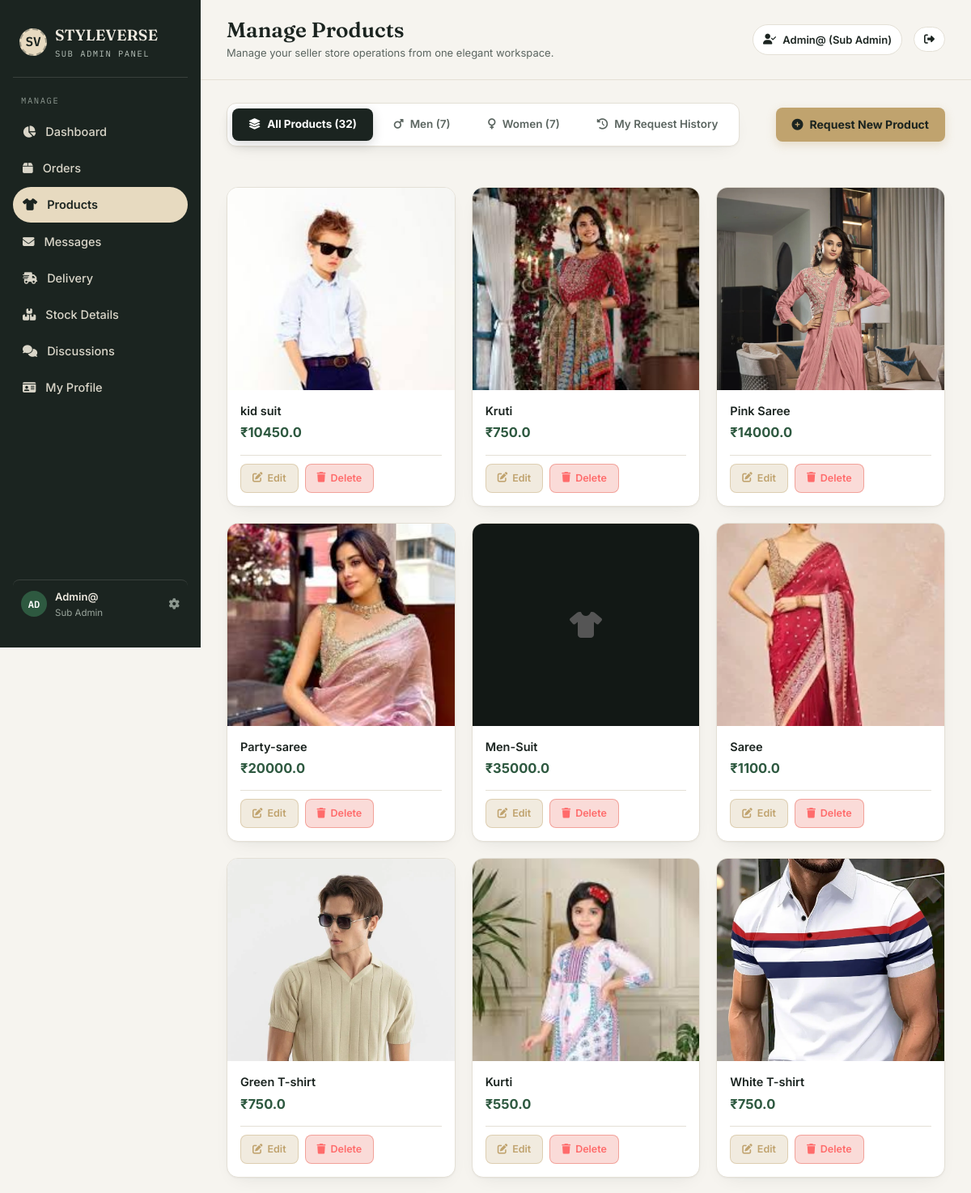
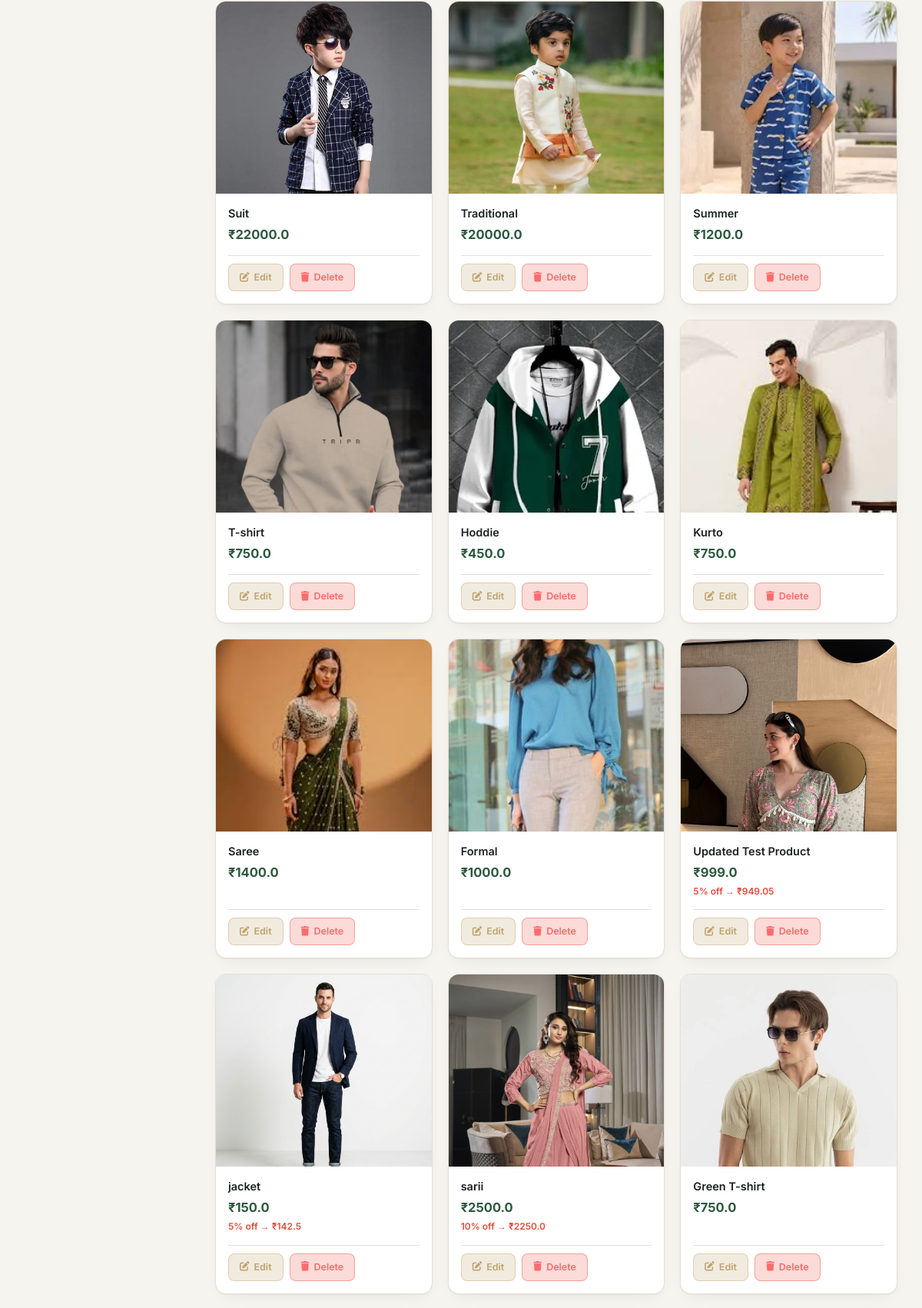
The page /admin-panel/products/ (signed in, upper part) on the database its author committed (2 pictures, top to bottom).
### shopapp/models.py (models this page shows, shortened)
class Product(models.Model):
    name = models.CharField(max_length=50)
    price = models.FloatField()
    discount = models.FloatField(default=0, help_text='Discount percentage (0-100)')
    stock = models.IntegerField(default=25, help_text='Stock quantity available')
    image = models.ImageField(upload_to='Product')
    created_by = models.ForeignKey(User, on_delete=models.SET_NULL, null=True, blank=True, related_name='added_general_products', help_text='Sub-Admin who added this product')
    def get_discounted_price(self):
        if self.discount > 0:
            return round(self.price * (1 - self.discount / 100), 2)
        return self.price
    @property
    def image_url(self):
        try:
            if not self.image:
                return ''
            full_path = os.path.join(settings.MEDIA_ROOT, str(self.image))
            if not os.path.exists(full_path):
                return ''
            return self.image.url
        except (ValueError, AttributeError):
            return ''
    @property
    def model_name(self):
        return 'product'

class Men(models.Model):
    name = models.CharField(max_length=50)
    price = models.FloatField()
    discount = models.FloatField(default=0, help_text='Discount percentage (0-100)')
    stock = models.IntegerField(default=25, help_text='Stock quantity available')
    image = models.ImageField(upload_to='Product')
    created_by = models.ForeignKey(User, on_delete=models.SET_NULL, null=True, blank=True, related_name='added_men_products', help_text='Sub-Admin who added this product')
    def get_discounted_price(self):
        if self.discount > 0:
            return round(self.price * (1 - self.discount / 100), 2)
        return self.price
    @property
    def image_url(self):
        try:
            if not self.image:
                return ''
            full_path = os.path.join(settings.MEDIA_ROOT, str(self.image))
            if not os.path.exists(full_path):
                return ''
            return self.image.url
        except (ValueError, AttributeError):
            return ''
    @property
    def model_name(self):
        return 'men'

class Women(models.Model):
    name = models.CharField(max_length=50)
    price = models.FloatField()
    discount = models.FloatField(default=0, help_text='Discount percentage (0-100)')
    stock = models.IntegerField(default=25, help_text='Stock quantity available')
    image = models.ImageField(upload_to='Product')
    created_by = models.ForeignKey(User, on_delete=models.SET_NULL, null=True, blank=True, related_name='added_women_products', help_text='Sub-Admin who added this product')
    def get_discounted_price(self):
        if self.discount > 0:
            return round(self.price * (1 - self.discount / 100), 2)
        return self.price
    @property
    def image_url(self):
        try:
            if not self.image:
                return ''
            full_path = os.path.join(settings.MEDIA_ROOT, str(self.image))
            if not os.path.exists(full_path):
                return ''
            return self.image.url
        except (ValueError, AttributeError):
            return ''
    @property
    def model_name(self):
        return 'women'

### subadmin/views.py (the view, shortened to what this page needs)
# urls.py: path('products/', views.admin_products, name='admin_products'),
@admin_required
def admin_products(request):
    model_map = {'product': Product, 'men': Men, 'women': Women}
    all_products = get_all_combined_products('-pk')
    men_products = Men.objects.all().order_by('-pk')
    women_products = Women.objects.all().order_by('-pk')
    if request.user.is_superuser:
        pending_requests = ProductRequest.objects.filter(status='pending').order_by('-created_at')
        my_requests = ProductRequest.objects.all().order_by('-created_at')[:15]
    else:
        pending_requests = ProductRequest.objects.filter(user=request.user, status='pending').order_by('-created_at')
        my_requests = ProductRequest.objects.filter(user=request.user).order_by('-created_at')[:15]
    return render(request, 'sub-admin/products.html', {
        'all_products':     all_products,
        'men_products':     men_products,
        'women_products':   women_products,
        'pending_requests': pending_requests,
        'my_requests':      my_requests,
    })

### shopapp/context_processors.py (called while the page is built)
def cart_context(request):
    cart = request.session.get('cart', {})
    cart_count = sum(item.get('quantity', 0) for item in cart.values())
    return {'cart_count': cart_count}

def wishlist_context(request):
    wishlist_count = 0
    if request.user.is_authenticated:
        wishlist_count = Wishlist.objects.filter(user=request.user).count()
    return {'wishlist_count': wishlist_count}

def admin_approval_context(request):
    pending_approval_count = 0
    if request.user.is_authenticated and (request.user.is_staff or request.user.is_superuser):
        if request.user.is_superuser:
            pending_approval_count = ProductRequest.objects.filter(status='pending').count()
        else:
            pending_approval_count = ProductRequest.objects.filter(user=request.user, status='pending').count()
    return {'pending_approval_count': pending_approval_count}

### subadmin/views.py (called while the page is built)
def get_all_combined_products(sort_by='-pk'):
    p1 = list(Product.objects.all())
    p2 = list(Men.objects.all())
    p3 = list(Women.objects.all())
    all_prods = p1 + p2 + p3
    reverse = sort_by.startswith('-')
    all_prods.sort(key=lambda x: x.pk, reverse=reverse)
    return all_prods

### templates/sub-admin/products.html (shortened to what this page needs)
{% extends 'sub-admin/sub_base.html' %}
{% block page_title %}Manage Products{% endblock %}
{% block content %}
<div class="adm-header-flex">
  <div class="adm-tabs">
    <button class="adm-tab active" onclick="switchTab('all')"><i class="fa fa-layer-group"></i> All Products ({{ all_products|length }})</button>
    <button class="adm-tab" onclick="switchTab('men')"><i class="fa fa-mars"></i> Men ({{ men_products|length }})</button>
    <button class="adm-tab" onclick="switchTab('women')"><i class="fa fa-venus"></i> Women ({{ women_products|length }})</button>
    <button class="adm-tab" onclick="switchTab('requests')"><i class="fa fa-history"></i> My Request History</button>
  </div>
  <button onclick="openAddModal()" class="btn-primary-custom">
    <i class="fa fa-plus-circle"></i> Request New Product
  </button>
</div>
<div id="tab-all" class="adm-tab-panel active">
  <div class="adm-prod-grid">
    {% for p in all_products %}
    <div class="adm-prod-card">
      <div class="adm-prod-card__img-box">
        {% if p.image_url %}
        <img src="{{ p.image_url }}" alt="{{ p.name }}" onerror="this.outerHTML='<div style=\'height:100%;width:100%;background:#121815;display:flex;align-items:center;justify-content:center;color:#555;\'><i class=\'fa fa-shirt fa-2x\'></i></div>'">
        {% else %}
        <div style="height:100%;width:100%;background:#121815;display:flex;align-items:center;justify-content:center;color:#555;"><i class="fa fa-shirt fa-2x"></i></div>
        {% endif %}
      </div>
      <div class="adm-prod-card__info">
        <div>
          <div class="adm-prod-card__name">{{ p.name }}</div>
          <div class="adm-prod-card__price">₹{{ p.price }}</div>
          {% if p.discount > 0 %}
          <div class="adm-prod-card__discount">{{ p.discount|floatformat:0 }}% off → ₹{{ p.get_discounted_price }}</div>
          {% endif %}
        </div>
        <div class="adm-prod-card__actions">
          <button
            onclick="openEditModal('{{ p.model_name }}', '{{ p.pk }}', '{{ p.name|escapejs }}', '{{ p.price }}', '{{ p.discount }}')"
            class="btn-action btn-edit">
            <i class="fa fa-edit"></i> Edit
          </button>
          <a href="{% url 'admin_products' %}?delete_product={{ p.pk }}&model={{ p.model_name }}"
            onclick="return confirm('Delete {{ p.name }}?');" class="btn-action btn-del">
            <i class="fa fa-trash"></i> Delete
          </a>
        </div>
      </div>
    </div>
    {% empty %}
    <p style="color:var(--adm-muted);">No products found.</p>
    {% endfor %}
  </div>
</div>
{% endblock %}

### templates/sub-admin/sub_base.html (shortened to what this page needs)
{% load static %}
<!DOCTYPE html>
<html lang="en">
<head>
  <link rel="stylesheet" href="https://cdnjs.cloudflare.com/ajax/libs/font-awesome/6.5.0/css/all.min.css">
  <link href="https://cdn.jsdelivr.net/npm/bootstrap@5.3.0/dist/css/bootstrap.min.css" rel="stylesheet">
  <link rel="stylesheet" href="{% static 'css/styleverse.css' %}">
</head>
<body>
  <div class="app">
    <aside class="sidebar">
      <a href="{% url 'admin_index' %}" class="brand" title="Sub-Admin Dashboard">
        <div class="brand-mark">SV</div>
        <div class="brand-text">
          <div class="name">STYLEVERSE</div>
          <div class="tag">Sub Admin Panel</div>
        </div>
      </a>
      <div class="nav-label">Manage</div>
      <nav class="nav">
        <a href="{% url 'admin_index' %}" class="{% if request.resolver_match.url_name == 'admin_index' %}active{% endif %}">
          <span class="icon"><i class="fa fa-chart-pie"></i></span>Dashboard
        </a>
        <a href="{% url 'admin_orders' %}" class="{% if request.resolver_match.url_name == 'admin_orders' %}active{% endif %}">
          <span class="icon"><i class="fa fa-box"></i></span>Orders
        </a>
        <a href="{% url 'admin_products' %}" class="{% if request.resolver_match.url_name == 'admin_products' %}active{% endif %}">
          <span class="icon"><i class="fa fa-tshirt"></i></span>Products
        </a>
        <a href="{% url 'admin_messages' %}" class="{% if request.resolver_match.url_name == 'admin_messages' %}active{% endif %}">
          <span class="icon"><i class="fa fa-envelope"></i></span>Messages
        </a>
        <a href="{% url 'admin_delivery' %}" class="{% if request.resolver_match.url_name == 'admin_delivery' %}active{% endif %}">
          <span class="icon"><i class="fa fa-truck-fast"></i></span>Delivery
        </a>
        <a href="{% url 'admin_stock' %}" class="{% if request.resolver_match.url_name == 'admin_stock' %}active{% endif %}">
          <span class="icon"><i class="fa fa-boxes-stacked"></i></span>Stock Details
        </a>
        <a href="{% url 'admin_discussions' %}" class="{% if request.resolver_match.url_name == 'admin_discussions' %}active{% endif %}">
          <span class="icon"><i class="fa fa-comments"></i></span>Discussions
        </a>
        <a href="{% url 'admin_profile' %}" class="{% if request.resolver_match.url_name == 'admin_profile' %}active{% endif %}">
          <span class="icon"><i class="fa fa-id-card"></i></span>My Profile
        </a>
      </nav>
      <a href="{% url 'admin_profile' %}" class="sidebar-footer {% if request.resolver_match.url_name == 'admin_profile' %}active{% endif %}" title="View & Edit Profile">
        <div class="avatar-sm">{{ request.user.username|slice:':2'|upper }}</div>
        <div style="flex:1; min-width:0;">
          <div class="who">{{ request.user.get_full_name|default:request.user.username }}</div>
          <div class="role">Sub Admin</div>
        </div>
        <i class="fa fa-gear" style="font-size:13.5px; color:#8C978F; margin-left:auto;"></i>
      </a>
    </aside>
    <div class="main">
      <header class="topbar">
        <div>
          <h1>{% block page_title %}Sub-Admin Dashboard{% endblock %}</h1>
          <div class="sub">{% block page_subtitle %}Manage your seller store operations from one elegant workspace.{% endblock %}</div>
        </div>
        <div class="topbar-right">
          <a href="{% url 'admin_profile' %}" class="topbar-pill" title="My Profile" style="text-decoration:none; cursor:pointer;">
            <i class="fa fa-user-check"></i>
            {{ request.user.username }} (Sub Admin)
          </a>
          <a href="{% url 'logout' %}" class="topbar-pill" title="Logout">
            <i class="fa fa-sign-out-alt"></i>
          </a>
        </div>
      </header>
      <main class="content">
        {% block content %}{% endblock %}
      </main>
    </div>
  </div>
</body>
</html>

### static/css/styleverse.css (style rules this page uses)
:root { --sv-black: #1a1a2e; --sv-dark: #16213e; --sv-accent: #c0a36e; --sv-accent2: #e8d5b7; --sv-white: #ffffff; --sv-light: #f8f7f4; --sv-gray: #e5e5e5; --sv-muted: #888; --sv-danger: #e74c3c; --sv-success: #27ae60; --sv-warning: #f39c12; --sv-radius: 12px; --sv-shadow: 0 4px 24px rgba(0, 0, 0, .08); --sv-font: 'Inter', sans-serif; --sv-font-display: 'Outfit', sans-serif; }
*, *::before, *::after { margin: 0; padding: 0; box-sizing: border-box; }
html, body { width: 100%; overflow-x: hidden; }
body { font-family: var(--sv-font); color: var(--sv-black); background: var(--sv-white); line-height: 1.6; }
a { text-decoration: none; color: inherit; }
img { max-width: 100%; display: block; }

### templates/sub-admin/products.html (style rules this page uses)
.adm-header-flex { display: flex; justify-content: space-between; align-items: center; margin-bottom: 24px; flex-wrap: wrap; gap: 16px; }
.adm-tabs { display: flex; gap: 6px; background: #FFFFFF; border-radius: 12px; padding: 6px; border: 1px solid var(--border); box-shadow: var(--shadow); }
.adm-tab { padding: 9px 20px; border-radius: 8px; font-size: 13.5px; font-weight: 600; color: #5B6560; cursor: pointer; border: none; background: transparent; transition: .2s; display: inline-flex; align-items: center; gap: 8px; }
.adm-tab.active { background: #1B2420; color: #FFFFFF; font-weight: 700; box-shadow: 0 4px 14px rgba(27,36,32,0.18); }
.adm-tab-panel { display: none; }
.adm-tab-panel.active { display: block; }
.adm-prod-grid { display: grid; grid-template-columns: repeat(auto-fill, minmax(230px, 1fr)); gap: 20px; }
.adm-prod-card { background: #FFFFFF; border-radius: 14px; overflow: hidden; border: 1px solid var(--border); transition: all .25s ease; position: relative; display: flex; flex-direction: column; height: 100%; box-shadow: var(--shadow); }
.adm-prod-card__img-box { width: 100%; aspect-ratio: 4 / 5; height: 250px; overflow: hidden; background: #F6F4EF; position: relative; display: flex; align-items: center; justify-content: center; flex-shrink: 0; }
.adm-prod-card img { width: 100%; height: 100%; object-fit: cover; object-position: top center; transition: transform .35s ease; }
.adm-prod-card__info { padding: 16px; display: flex; flex-direction: column; flex-grow: 1; justify-content: space-between; }
.adm-prod-card__name { font-size: 14.5px; font-weight: 600; color: #1B2420; margin-bottom: 4px; line-height: 1.35; }
.adm-prod-card__price { color: #2E5940; font-weight: 700; font-size: 16.5px; margin-top: 4px; }
.adm-prod-card__discount { font-size: 12px; color: #e74c3c; font-weight: 600; margin-top: 2px; }
.adm-prod-card__actions { display: flex; gap: 8px; margin-top: 14px; padding-top: 10px; border-top: 1px solid var(--border); }
.btn-action { border: none; padding: 7px 14px; border-radius: 8px; font-size: 12.5px; font-weight: 600; cursor: pointer; text-decoration: none; transition: all .2s ease; display: inline-flex; align-items: center; gap: 6px; }
.btn-edit { background: rgba(192,163,110,.22); color: #C0A36E; border: 1px solid rgba(192,163,110,.4); }
.btn-del { background: rgba(231,76,60,.2); color: #FF6B6B; border: 1px solid rgba(231,76,60,.4); }
.btn-primary-custom { background: #C0A36E; color: #1B2420; padding: 10px 20px; border-radius: 8px; font-size: 14px; font-weight: 700; border: none; cursor: pointer; text-decoration: none; display: inline-flex; align-items: center; gap: 8px; transition: .2s; box-shadow: 0 4px 12px rgba(192,163,110,.3); }

### rows shown on the page
Product: image_url (picture), name "kid suit", price "10450.0"
Product: image_url (picture), name "Kruti", price "750.0"
Product: image_url (picture), name "Pink Saree", price "14000.0"
Product: image_url (picture), name "Party-saree", price "20000.0"
Product: name "Men-Suit", price "35000.0"
Product: image_url (picture), name "Saree", price "1100.0"
Product: image_url (picture), name "Green T-shirt", price "750.0"
Product: image_url (picture), name "Kurti", price "550.0"
Product: image_url (picture), name "White T-shirt", price "750.0"
Product: image_url (picture), name "Suit", price "22000.0"
Product: image_url (picture), name "Traditional", price "20000.0"
Product: image_url (picture), name "Summer", price "1200.0"
Product: image_url (picture), name "T-shirt", price "750.0"
Product: image_url (picture), name "Hoddie", price "450.0"
Product: image_url (picture), name "Kurto", price "750.0"
Product: image_url (picture), name "Saree", price "1400.0"
Product: image_url (picture), name "Formal", price "1000.0"
Product: image_url (picture), name "Updated Test Product", price "999.0", discount "5", get_discounted_price "949.05"
Men: image_url (picture), name "jacket", price "150.0", discount "5", get_discounted_price "142.5"
Women: image_url (picture), name "sarii", price "2500.0", discount "10", get_discounted_price "2250.0"
Men: image_url (picture), name "Green T-shirt", price "750.0"

### other values the page prints
{{ request.user.username|slice:':2'|upper }} "AD"
{{ request.user.get_full_name|default:request.user.username }} "Admin@"
{{ request.user.username }} "Admin@"
{{ all_products|length }} "32"
{{ men_products|length }} "7"
{{ women_products|length }} "7"
